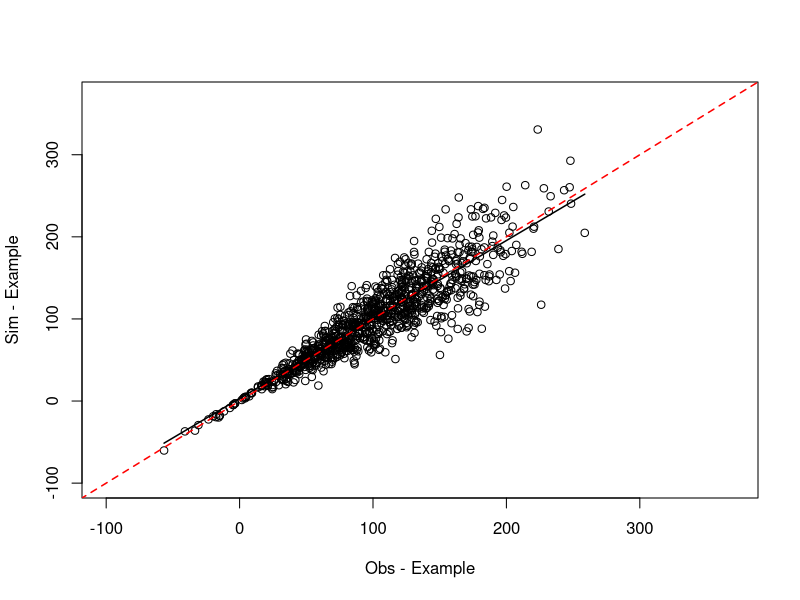
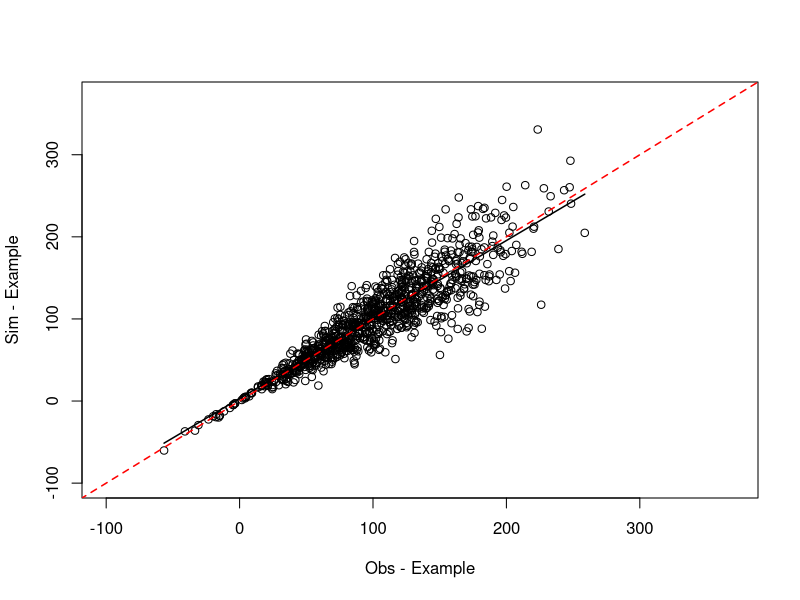

Recreate these plots in R, in order.
mperf     = function(sim,obs,vnam,dchart,outidx){
  
  #--------------------------------------------------#
  #------------- Performance function ---------------#
  #--- Compute statistical indexes of performance ---#
  #--------------------------------------------------#
  #
  # Decription:
  # sim     - Simulated values          [Real]
  # obs     - Observed values           [Real]
  # vnam    - Name of variable          [String]
  # dchart  - Display Chart?            [T or F]
  # outidx  - Output peformance indexes [List]
  # 
  # Murilo Vianna
  # source: https://github.com/Murilodsv/R-scripts/blob/master/mperf.r
  #
  # Literature: 
  # Brun, F., Wallach, D., Makowski, D., & Jones, J. W. (2006). 
  # Working with dynamic crop models: evaluation, analysis, 
  # parameterization, and applications. Elsevier.
  #--------------------------------------------------#
  
  if(missing(sim)){stop("Missing sim argument")}
  if(missing(obs)){stop("Missing obs argument")}
  if(missing(dchart)){dchart = T}
  if(missing(outidx)){outidx = c("bias","mse","rmse","mae","rrmse","rmae","ef","r","r2","d")}
  if(missing(vnam)){
    warning("Missing vnam argument: vnam set to none.")
    vnam = ""
  }
  
  
  #--- Check Input data
  sim = as.numeric(sim)
  obs = as.numeric(obs)
  
  if(length(sim) != length(obs)){stop("Vector length of Simulated and Observed do not match.")}
  if(length(sim[is.na(sim)]) > 0 |  length(obs[is.na(obs)]) > 0){
    
    #--- remove NA values
    df_so = na.omit(data.frame(sim,obs))
    sim = df_so$sim
    obs = df_so$obs
    warning("NA values ignored in Simulated or Observed data")
  }
  
  #--- Statistical indexes
  fit   = lm(sim~obs)
  bias  = (1/length(obs)) * sum(sim-obs)
  mse   = (1/length(obs)) * sum((sim-obs)^2)
  rmse  = sqrt(mse)
  mae   = (1/length(obs)) * sum(abs(sim-obs))
  rrmse = rmse / mean(obs)
  rmae  = (1/length(obs[obs>0])) * sum(abs(sim[obs>0]-obs[obs>0])/abs(obs[obs>0]))
  ef    = 1 - (sum((sim-obs)^2) / sum((obs-mean(obs))^2))
  r     = sum((obs-mean(obs))*(sim-mean(sim)))/sqrt(sum((obs-mean(obs))^2)*sum((sim-mean(sim))^2))
  r2    = r^2
  d     = 1 - (sum((sim-obs)^2) / sum((abs(sim-mean(obs))+abs(obs-mean(obs)))^2))
  if(length(unique(sim)) > 1){
    a     = summary(fit)$coefficients["(Intercept)","Estimate"]
    b     = summary(fit)$coefficients["obs","Estimate"]
  }
  
  if(dchart){
    #--- Chart Sim ~ Obs
    varlab = vnam 
    
    mindt = min(obs,sim)
    maxdt = max(obs,sim)
    #--- Ploting limits 
    pllim = c(mindt-0.1*(maxdt-mindt),maxdt+0.1*(maxdt-mindt))
    xx = seq(min(obs),max(obs),length = (max(obs)-min(obs))*1000)
    #z = summary(fit)
    
    plot(sim~obs,
         ylab = paste("Sim - ",varlab,sep = ""),
         xlab = paste("Obs - ",varlab,sep = ""),
         ylim = pllim,
         xlim = pllim)
    
    lines(xx, predict(fit, data.frame(obs=xx)),
          col = "black",
          lty = 1,
          lwd = 1.5)
    
    l11 = seq(pllim[1]-0.5*(maxdt-mindt), pllim[2] + 0.5 * (maxdt-mindt),length = 1000)
    
    lines(l11*1~l11,
          col = "red",
          lty = 2,
          lwd = 1.5)
  }
  
  if(outidx[1] == "all"){outidx = c("bias","mse","rmse","mae","rrmse","rmae","ef","r","r2","d")}
  perf = data.frame(model = vnam,
                    bias,
                    mse,
                    rmse,
                    mae,
                    rrmse,
                    rmae,
                    ef,
                    r,
                    r2,
                    d)
  
  return(perf[,c("model",outidx)])
  
}

#--- Usage Example:

#--- For a the given observed and simulated values
obs = rnorm(1000,100,50)
sim = obs * rnorm(1000,1,0.2)

#--- Compute performance for "Example" ("rmse" "bias" and "r2"), plot chart = T, 
performance = mperf(sim,obs,"Example",T,c("rmse","bias","r2"))

performance

#--- Compute performance for "Example" using all index outputs, 
performance = mperf(sim,obs,"Example",T,"all")

performance

